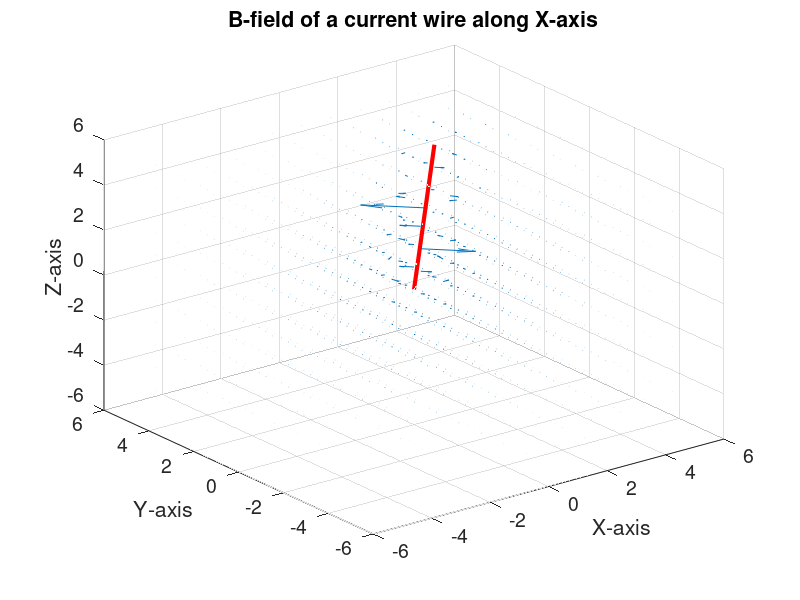

MATLAB code for this plot:
% function [BX,BY,BZ] = straightlinecurrent(x1,y1,z1,x2,y2,z2,current)
clc;clear;close all
x1 = 0;y1 = 0;z1 = 0;
x2 = 3;y2 = 3;z2 = 4;

current = -7;
u0=4*pi*1e-7;

Nx=11;
Nz=11;  
Ny=11;  
N=50;

Xw=linspace(x1,x2,N+1); % X-coordinates of the wire
Yw=linspace(y1,y2,N+1).'; % Y-coordinates of the wire
Zw=linspace(z1,z2,N+1).'; % Z-coordinates of the wire

I=current;    % current 

xp(1:Nx)=-(Nx-1)/2:(Nx-1)/2;  
yp(1:Ny)=-(Ny-1)/2:(Ny-1)/2;    
zp(1:Nz)=-(Nz-1)/2:(Nz-1)/2;  

X(1:Nx,1:Ny,1:Nz)=0;
Y(1:Nx,1:Ny,1:Nz)=0; 
Z(1:Nx,1:Ny,1:Nz)=0;

for i=1:Nx
    X(i,:,:)=xp(i); 
end
for i=1:Ny
    Y(:,i,:)=yp(i); 
end
for i=1:Nz
    Z(:,:,i)=zp(i);
end

for a=1:Nx  
for b=1:Ny  
for c=1:Nz

for i=1:N-1
Rx(i)=X(a,b,c)-(0.5*(Xw(i)+Xw(i+1)));
Ry(i)=(Y(a,b,c)-(0.5*(Yw(i)+Yw(i+1))));
Rz(i)=(Z(a,b,c)-(0.5*(Zw(i)+Zw(i+1))));
dlx(i)=Xw(i+1)-Xw(i);
dly(i)=Yw(i+1)-Yw(i);
dlz(i)=Zw(i+1)-Zw(i);
end
Rx(N)=(X(a,b,c)-0.5*(Xw(N)+1));
Ry(N)=(Y(a,b,c)-(0.5*(Yw(N)+1)));
Rz(N)=(Z(a,b,c)-(0.5*(Zw(N)+1)));
dlx(N)=-Xw(N)+1;
dly(N)=-Yw(N)+1;
dlz(N)=-Zw(N)+1;

for i=1:N
Xcross(i)=(dly(i).*Rz(i))-(dlz(i).*Ry(i));
Ycross(i)=(dlz(i).*Rx(i))-(dlx(i).*Rz(i));
Zcross(i)=(dlx(i).*Ry(i))-(dly(i).*Rx(i));
R(i)=sqrt(Rx(i).^2+Ry(i).^2+Rz(i).^2);
end

Bx1=(I*u0./(4*pi*(R.^3))).*Xcross;
By1=(I*u0./(4*pi*(R.^3))).*Ycross;
Bz1=(I*u0./(4*pi*(R.^3))).*Zcross;

BX(a,b,c)=0;       % Initialize sum magnetic field to be zero first
BY(a,b,c)=0;
BZ(a,b,c)=0;

for i=1:N   % loop over all current elements along coil    
    BX(a,b,c)=BX(a,b,c)+Bx1(i);
    BY(a,b,c)=BY(a,b,c)+By1(i);
    BZ(a,b,c)=BZ(a,b,c)+Bz1(i);
end

end
end

end


figure(1)

quiver3(X,Y,Z,BX,BY,BZ,2);
hold on
line([x1 x2],[y1 y2], [z1 z2],'linewidth',3,'color','r');
xlabel('X-axis','fontsize',14)
ylabel('Y-axis','fontsize',14)
zlabel('Z-axis','fontsize',14)
title('B-field of a current wire along X-axis','fontsize',14)
h=gca; 
set(h,'FontSize',14)
fh = figure(1); 
set(fh, 'color', 'white'); 

% figure(2)
% quiver(Y((Nx-1)/2,:,:),Z((Nx-1)/2,:,:),BY((Nx-1)/2,:,:),BZ((Nx-1)/2,:,:),2);
% hold on
% G1=plot(y1,z1,'.','markersize',6);
% set(G1,'MarkerEdgeColor','r')
% xlabel('Y-axis','fontsize',14)
% ylabel('Z-axis','fontsize',14)
% title('B-field YZ plane','fontsize',14)
% h=gca; 
% set(h,'FontSize',14)
% h = get(gca, 'ylabel');
% fh = figure(2); 
% set(fh, 'color', 'white'); 